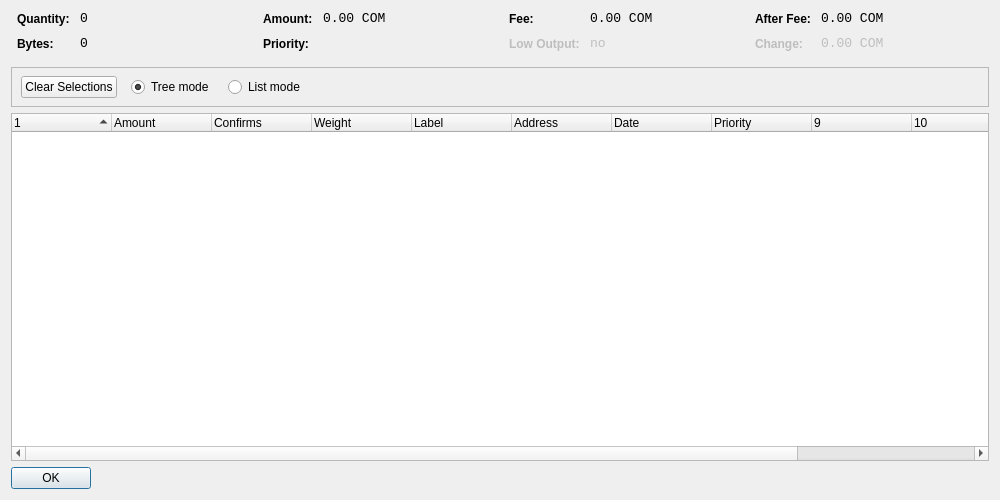
<?xml version="1.0" encoding="UTF-8"?>
<ui version="4.0">
 <class>CoinControlDialog</class>
 <widget class="QDialog" name="CoinControlDialog">
  <property name="geometry">
   <rect>
    <x>0</x>
    <y>0</y>
    <width>1000</width>
    <height>500</height>
   </rect>
  </property>
  <property name="windowTitle">
   <string>Coin Control</string>
  </property>
  <layout class="QVBoxLayout" name="verticalLayout">
   <item>
    <layout class="QHBoxLayout" name="horizontalLayoutTop" stretch="0,0,0,0">
     <property name="topMargin">
      <number>0</number>
     </property>
     <property name="bottomMargin">
      <number>10</number>
     </property>
     <item>
      <layout class="QFormLayout" name="formLayoutCoinControl1">
       <property name="horizontalSpacing">
        <number>10</number>
       </property>
       <property name="verticalSpacing">
        <number>10</number>
       </property>
       <property name="leftMargin">
        <number>6</number>
       </property>
       <property name="rightMargin">
        <number>6</number>
       </property>
       <item row="0" column="0">
        <widget class="QLabel" name="labelCoinControlQuantityText">
         <property name="styleSheet">
          <string notr="true">font-weight:bold;</string>
         </property>
         <property name="text">
          <string>Quantity:</string>
         </property>
        </widget>
       </item>
       <item row="0" column="1">
        <widget class="QLabel" name="labelCoinControlQuantity">
         <property name="font">
          <font>
           <family>Monospace</family>
           <pointsize>10</pointsize>
          </font>
         </property>
         <property name="cursor">
          <cursorShape>IBeamCursor</cursorShape>
         </property>
         <property name="contextMenuPolicy">
          <enum>Qt::ActionsContextMenu</enum>
         </property>
         <property name="text">
          <string>0</string>
         </property>
         <property name="textInteractionFlags">
          <set>Qt::LinksAccessibleByMouse|Qt::TextSelectableByKeyboard|Qt::TextSelectableByMouse</set>
         </property>
        </widget>
       </item>
       <item row="1" column="0">
        <widget class="QLabel" name="labelCoinControlBytesText">
         <property name="styleSheet">
          <string notr="true">font-weight:bold;</string>
         </property>
         <property name="text">
          <string>Bytes:</string>
         </property>
        </widget>
       </item>
       <item row="1" column="1">
        <widget class="QLabel" name="labelCoinControlBytes">
         <property name="font">
          <font>
           <family>Monospace</family>
           <pointsize>10</pointsize>
          </font>
         </property>
         <property name="cursor">
          <cursorShape>IBeamCursor</cursorShape>
         </property>
         <property name="contextMenuPolicy">
          <enum>Qt::ActionsContextMenu</enum>
         </property>
         <property name="text">
          <string>0</string>
         </property>
         <property name="textInteractionFlags">
          <set>Qt::LinksAccessibleByMouse|Qt::TextSelectableByKeyboard|Qt::TextSelectableByMouse</set>
         </property>
        </widget>
       </item>
      </layout>
     </item>
     <item>
      <layout class="QFormLayout" name="formLayoutCoinControl2">
       <property name="horizontalSpacing">
        <number>10</number>
       </property>
       <property name="verticalSpacing">
        <number>10</number>
       </property>
       <property name="leftMargin">
        <number>6</number>
       </property>
       <property name="rightMargin">
        <number>6</number>
       </property>
       <item row="0" column="0">
        <widget class="QLabel" name="labelCoinControlAmountText">
         <property name="styleSheet">
          <string notr="true">font-weight:bold;</string>
         </property>
         <property name="text">
          <string>Amount:</string>
         </property>
        </widget>
       </item>
       <item row="0" column="1">
        <widget class="QLabel" name="labelCoinControlAmount">
         <property name="font">
          <font>
           <family>Monospace</family>
           <pointsize>10</pointsize>
          </font>
         </property>
         <property name="cursor">
          <cursorShape>IBeamCursor</cursorShape>
         </property>
         <property name="contextMenuPolicy">
          <enum>Qt::ActionsContextMenu</enum>
         </property>
         <property name="text">
          <string>0.00 COM</string>
         </property>
         <property name="textInteractionFlags">
          <set>Qt::LinksAccessibleByMouse|Qt::TextSelectableByKeyboard|Qt::TextSelectableByMouse</set>
         </property>
        </widget>
       </item>
       <item row="1" column="0">
        <widget class="QLabel" name="labelCoinControlPriorityText">
         <property name="styleSheet">
          <string notr="true">font-weight:bold;</string>
         </property>
         <property name="text">
          <string>Priority:</string>
         </property>
        </widget>
       </item>
       <item row="1" column="1">
        <widget class="QLabel" name="labelCoinControlPriority">
         <property name="font">
          <font>
           <family>Monospace</family>
           <pointsize>10</pointsize>
          </font>
         </property>
         <property name="cursor">
          <cursorShape>IBeamCursor</cursorShape>
         </property>
         <property name="contextMenuPolicy">
          <enum>Qt::ActionsContextMenu</enum>
         </property>
         <property name="text">
          <string/>
         </property>
         <property name="textInteractionFlags">
          <set>Qt::LinksAccessibleByMouse|Qt::TextSelectableByKeyboard|Qt::TextSelectableByMouse</set>
         </property>
        </widget>
       </item>
      </layout>
     </item>
     <item>
      <layout class="QFormLayout" name="formLayoutCoinControl3">
       <property name="horizontalSpacing">
        <number>10</number>
       </property>
       <property name="verticalSpacing">
        <number>10</number>
       </property>
       <property name="leftMargin">
        <number>6</number>
       </property>
       <property name="rightMargin">
        <number>6</number>
       </property>
       <item row="0" column="0">
        <widget class="QLabel" name="labelCoinControlFeeText">
         <property name="styleSheet">
          <string notr="true">font-weight:bold;</string>
         </property>
         <property name="text">
          <string>Fee:</string>
         </property>
        </widget>
       </item>
       <item row="0" column="1">
        <widget class="QLabel" name="labelCoinControlFee">
         <property name="font">
          <font>
           <family>Monospace</family>
           <pointsize>10</pointsize>
          </font>
         </property>
         <property name="cursor">
          <cursorShape>IBeamCursor</cursorShape>
         </property>
         <property name="contextMenuPolicy">
          <enum>Qt::ActionsContextMenu</enum>
         </property>
         <property name="text">
          <string>0.00 COM</string>
         </property>
         <property name="textInteractionFlags">
          <set>Qt::LinksAccessibleByMouse|Qt::TextSelectableByKeyboard|Qt::TextSelectableByMouse</set>
         </property>
        </widget>
       </item>
       <item row="1" column="0">
        <widget class="QLabel" name="labelCoinControlLowOutputText">
         <property name="enabled">
          <bool>false</bool>
         </property>
         <property name="styleSheet">
          <string notr="true">font-weight:bold;</string>
         </property>
         <property name="text">
          <string>Low Output:</string>
         </property>
        </widget>
       </item>
       <item row="1" column="1">
        <widget class="QLabel" name="labelCoinControlLowOutput">
         <property name="enabled">
          <bool>false</bool>
         </property>
         <property name="font">
          <font>
           <family>Monospace</family>
           <pointsize>10</pointsize>
          </font>
         </property>
         <property name="cursor">
          <cursorShape>IBeamCursor</cursorShape>
         </property>
         <property name="contextMenuPolicy">
          <enum>Qt::ActionsContextMenu</enum>
         </property>
         <property name="text">
          <string>no</string>
         </property>
         <property name="textInteractionFlags">
          <set>Qt::LinksAccessibleByMouse|Qt::TextSelectableByKeyboard|Qt::TextSelectableByMouse</set>
         </property>
        </widget>
       </item>
      </layout>
     </item>
     <item>
      <layout class="QFormLayout" name="formLayoutCoinControl4">
       <property name="horizontalSpacing">
        <number>10</number>
       </property>
       <property name="verticalSpacing">
        <number>10</number>
       </property>
       <property name="leftMargin">
        <number>6</number>
       </property>
       <property name="rightMargin">
        <number>6</number>
       </property>
       <item row="0" column="0">
        <widget class="QLabel" name="labelCoinControlAfterFeeText">
         <property name="styleSheet">
          <string notr="true">font-weight:bold;</string>
         </property>
         <property name="text">
          <string>After Fee:</string>
         </property>
        </widget>
       </item>
       <item row="0" column="1">
        <widget class="QLabel" name="labelCoinControlAfterFee">
         <property name="font">
          <font>
           <family>Monospace</family>
           <pointsize>10</pointsize>
          </font>
         </property>
         <property name="cursor">
          <cursorShape>IBeamCursor</cursorShape>
         </property>
         <property name="contextMenuPolicy">
          <enum>Qt::ActionsContextMenu</enum>
         </property>
         <property name="text">
          <string>0.00 COM</string>
         </property>
         <property name="textInteractionFlags">
          <set>Qt::LinksAccessibleByMouse|Qt::TextSelectableByKeyboard|Qt::TextSelectableByMouse</set>
         </property>
        </widget>
       </item>
       <item row="1" column="0">
        <widget class="QLabel" name="labelCoinControlChangeText">
         <property name="enabled">
          <bool>false</bool>
         </property>
         <property name="styleSheet">
          <string notr="true">font-weight:bold;</string>
         </property>
         <property name="text">
          <string>Change:</string>
         </property>
        </widget>
       </item>
       <item row="1" column="1">
        <widget class="QLabel" name="labelCoinControlChange">
         <property name="enabled">
          <bool>false</bool>
         </property>
         <property name="font">
          <font>
           <family>Monospace</family>
           <pointsize>10</pointsize>
          </font>
         </property>
         <property name="cursor">
          <cursorShape>IBeamCursor</cursorShape>
         </property>
         <property name="contextMenuPolicy">
          <enum>Qt::ActionsContextMenu</enum>
         </property>
         <property name="text">
          <string>0.00 COM</string>
         </property>
         <property name="textInteractionFlags">
          <set>Qt::LinksAccessibleByMouse|Qt::TextSelectableByKeyboard|Qt::TextSelectableByMouse</set>
         </property>
        </widget>
       </item>
      </layout>
     </item>
    </layout>
   </item>
   <item>
    <widget class="QFrame" name="frame">
     <property name="minimumSize">
      <size>
       <width>0</width>
       <height>40</height>
      </size>
     </property>
     <property name="frameShape">
      <enum>QFrame::StyledPanel</enum>
     </property>
     <property name="frameShadow">
      <enum>QFrame::Sunken</enum>
     </property>
     <widget class="QWidget" name="horizontalLayoutWidget">
      <property name="geometry">
       <rect>
        <x>10</x>
        <y>0</y>
        <width>781</width>
        <height>41</height>
       </rect>
      </property>
      <layout class="QHBoxLayout" name="horizontalLayoutPanel" stretch="0,0,0,0">
       <property name="spacing">
        <number>14</number>
       </property>
       <item>
        <widget class="QPushButton" name="pushButtonSelectAll">
         <property name="sizePolicy">
          <sizepolicy hsizetype="Maximum" vsizetype="Fixed">
           <horstretch>0</horstretch>
           <verstretch>0</verstretch>
          </sizepolicy>
         </property>
         <property name="text">
          <string>Clear Selections</string>
         </property>
        </widget>
       </item>
       <item>
        <widget class="QRadioButton" name="radioTreeMode">
         <property name="sizePolicy">
          <sizepolicy hsizetype="Maximum" vsizetype="Fixed">
           <horstretch>0</horstretch>
           <verstretch>0</verstretch>
          </sizepolicy>
         </property>
         <property name="text">
          <string>Tree mode</string>
         </property>
         <property name="checked">
          <bool>true</bool>
         </property>
        </widget>
       </item>
       <item>
        <widget class="QRadioButton" name="radioListMode">
         <property name="sizePolicy">
          <sizepolicy hsizetype="Maximum" vsizetype="Fixed">
           <horstretch>0</horstretch>
           <verstretch>0</verstretch>
          </sizepolicy>
         </property>
         <property name="text">
          <string>List mode</string>
         </property>
        </widget>
       </item>
       <item>
        <spacer name="horizontalSpacer">
         <property name="orientation">
          <enum>Qt::Horizontal</enum>
         </property>
         <property name="sizeHint" stdset="0">
          <size>
           <width>40</width>
           <height>20</height>
          </size>
         </property>
        </spacer>
       </item>
      </layout>
     </widget>
    </widget>
   </item>
   <item>
    <widget class="CoinControlTreeWidget" name="treeWidget">
     <property name="contextMenuPolicy">
      <enum>Qt::CustomContextMenu</enum>
     </property>
     <property name="sortingEnabled">
      <bool>false</bool>
     </property>
     <property name="columnCount">
      <number>12</number>
     </property>
     <attribute name="headerShowSortIndicator" stdset="0">
      <bool>true</bool>
     </attribute>
     <attribute name="headerStretchLastSection">
      <bool>false</bool>
     </attribute>
     <column>
      <property name="text">
       <string/>
      </property>
     </column>
     <column>
      <property name="text">
       <string>Amount</string>
      </property>
     </column>
     <column>
      <property name="text">
       <string>Confirms</string>
      </property>
      <property name="toolTip">
       <string>Confirmed</string>
      </property>
     </column>
     <column>
      <property name="text">
       <string>Weight</string>
      </property>
     </column>
     <column>
      <property name="text">
       <string notr="true">Label</string>
      </property>
     </column>
     <column>
      <property name="text">
       <string>Address</string>
      </property>
     </column>
     <column>
      <property name="text">
       <string>Date</string>
      </property>
     </column>
     <column>
      <property name="text">
       <string>Priority</string>
      </property>
     </column>
     <column>
      <property name="text">
       <string/>
      </property>
     </column>
     <column>
      <property name="text">
       <string/>
      </property>
     </column>
     <column>
      <property name="text">
       <string/>
      </property>
     </column>
     <column>
      <property name="text">
       <string/>
      </property>
     </column>
    </widget>
   </item>
   <item>
    <widget class="QDialogButtonBox" name="buttonBox">
     <property name="sizePolicy">
      <sizepolicy hsizetype="Maximum" vsizetype="Fixed">
       <horstretch>0</horstretch>
       <verstretch>0</verstretch>
      </sizepolicy>
     </property>
     <property name="orientation">
      <enum>Qt::Horizontal</enum>
     </property>
     <property name="standardButtons">
      <set>QDialogButtonBox::Ok</set>
     </property>
    </widget>
   </item>
  </layout>
 </widget>
 <customwidgets>
  <customwidget>
   <class>CoinControlTreeWidget</class>
   <extends>QTreeWidget</extends>
   <header>coincontroltreewidget.h</header>
  </customwidget>
 </customwidgets>
 <resources/>
 <connections/>
</ui>
